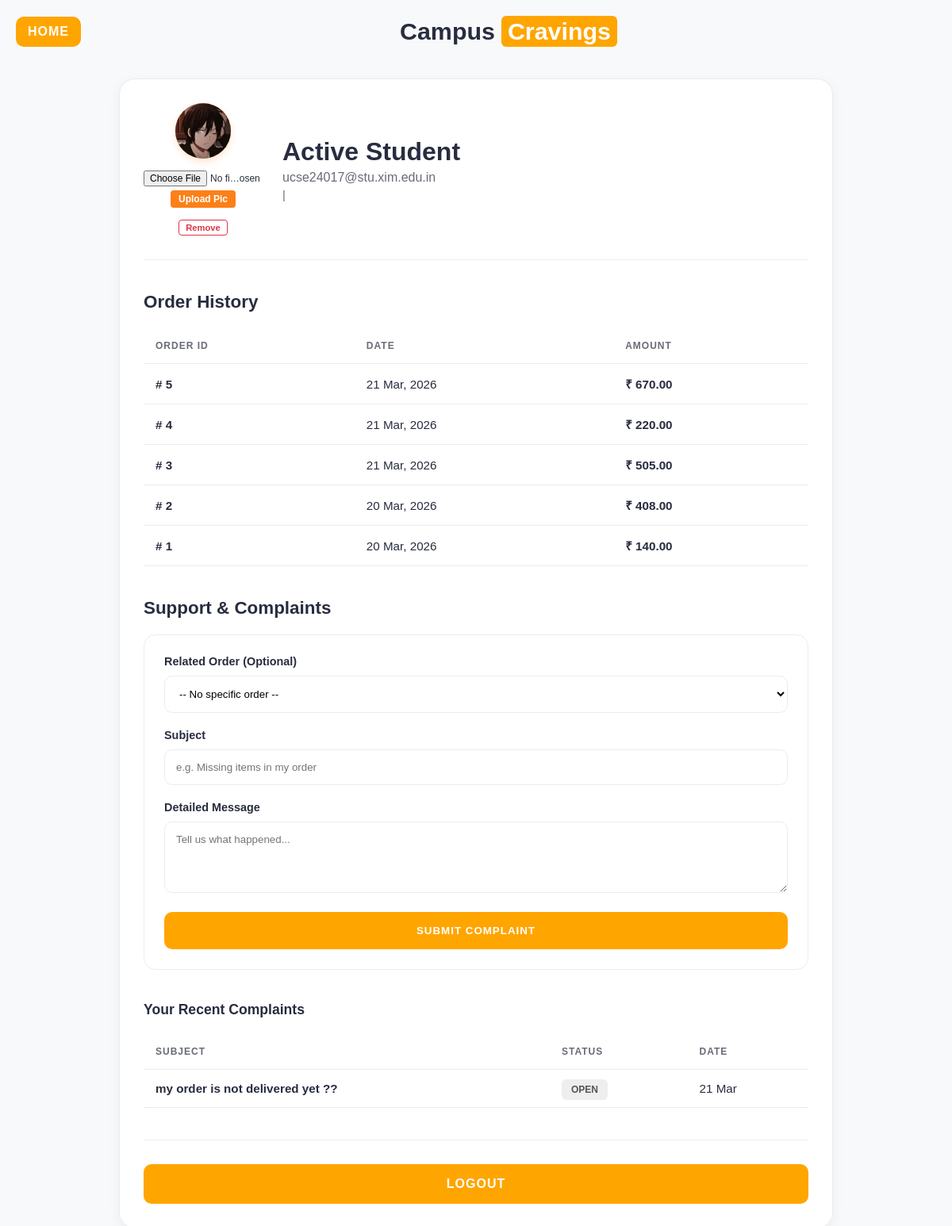
Screenshot of /profile.php (signed in) with the database file from the repository.
### tables this page shows
CREATE TABLE `users` (
  `id` int(11) NOT NULL,
  `name` varchar(100) NOT NULL,
  `email` varchar(100) NOT NULL,
  `course` varchar(100) DEFAULT NULL,
  `rollno` varchar(50) DEFAULT NULL,
  `password` varchar(255) NOT NULL,
  `role` enum('student','restaurant','admin') DEFAULT 'student',
  `phone` varchar(20) DEFAULT NULL,
  `created_at` timestamp NOT NULL DEFAULT current_timestamp(),
  `profile_picture` varchar(255) DEFAULT 'default.jpeg'
);

CREATE TABLE `orders` (
  `id` int(11) NOT NULL,
  `user_id` int(11) DEFAULT NULL,
  `restaurant_id` int(11) DEFAULT NULL,
  `total_amount` decimal(10,2) NOT NULL,
  `status` enum('Pending','Preparing','Out for Delivery','Delivered','Cancelled') DEFAULT 'Pending',
  `order_date` timestamp NOT NULL DEFAULT current_timestamp()
);

CREATE TABLE `complaints` (
  `id` int(11) NOT NULL,
  `user_id` int(11) DEFAULT NULL,
  `order_id` int(11) DEFAULT NULL,
  `subject` varchar(255) DEFAULT NULL,
  `message` text DEFAULT NULL,
  `status` enum('Open','Resolved') DEFAULT 'Open',
  `created_at` timestamp NOT NULL DEFAULT current_timestamp()
);

### profile.php (the view, shortened to what this page needs)
<?php
$user_id = null;
if (isset($_SESSION['user_id'])) {
    $user_id = $_SESSION['user_id'];
}
else {
    header("Location: login.php");
    exit;
}
require_once 'php/db_connect.php';
$user_query = "SELECT * FROM users WHERE id = '$user_id'";
$user_result = mysqli_query($conn, $user_query);
$user = mysqli_fetch_assoc($user_result);
$order_query = "SELECT * FROM orders WHERE user_id = '$user_id' ORDER BY order_date DESC";
$order_result = mysqli_query($conn, $order_query);
$orders = [];
if ($order_result) {
    while ($row = mysqli_fetch_assoc($order_result)) {
        $orders[] = $row;
    }
}
$complaint_query = "SELECT * FROM complaints WHERE user_id = '$user_id' ORDER BY created_at DESC";
$complaint_result = mysqli_query($conn, $complaint_query);
$complaints = [];
if ($complaint_result) {
    while ($row = mysqli_fetch_assoc($complaint_result)) {
        $complaints[] = $row;
    }
}
?>
<!DOCTYPE html>
<html lang="en">
<head>
    <link rel="stylesheet" href="css/home.css">
    <link rel="stylesheet" href="css/profile.css">
</head>
<body style="background: #ffffff; font-family: 'Outfit', sans-serif;">
    <div class="app-container">
        <header class="app-header">
            <a href="home.php" class="back-link"> Home</a>
            <div class="logo-desktop">Campus<span>Cravings</span></div>
        </header>
        <div class="profile-container">
            <div class="profile-header">
                <div class="profile-avatar-wrapper">
                    <div class="profile-avatar">
                        <?php
$pfp = !empty($user['profile_picture']) ? htmlspecialchars($user['profile_picture']) : 'default.jpeg';
?>
                        <img src="assets/pfp/<?php echo $pfp; ?>" alt="Profile Picture" class="profile-img">
                    </div>
                    <form action="php/update_pfp.php" method="POST" enctype="multipart/form-data"
                        class="pfp-upload-form">
                        <input type="file" name="pfp" accept="image/*" required class="pfp-input">
                        <button type="submit" name="action" value="upload" class="btn-pfp-upload">Upload Pic</button>
                    </form>
                    <?php if ($pfp !== 'default.jpeg'): ?>
                    <form action="php/update_pfp.php" method="POST">
                        <button type="submit" name="action" value="remove" class="btn-pfp-remove">Remove</button>
                    </form>
                    <?php
endif; ?>
                </div>
                <div class="user-meta">
                    <h1>Active Student</h1>
                    <p>
                        <?php echo htmlspecialchars($user['email']); ?>
                    </p>
                    <p class="profile-student-info">
                        <?php echo htmlspecialchars($user['rollno']); ?> |
                    </p>
                </div>
            </div>
            <div class="section-title">
                Order History
            </div>
            <?php if (empty($orders)): ?>
            <div class="empty-orders">
                <p>No orders yet. Your food journey starts here!</p>
            </div>
            <?php
else: ?>
            <table>
                <thead>
                    <tr>
                        <th>Order ID</th>
                        <th>Date</th>
                        <th>Amount</th>
                    </tr>
                </thead>
                <tbody>
                    <?php foreach ($orders as $order): ?>
                    <tr>
                        <td class="fw-bold">#
                            <?php echo $order['id']; ?>
                        </td>
                        <td>
                            <?php echo date('d M, Y', strtotime($order['order_date'])); ?>
                        </td>
                        <td class="fw-bold">₹
                            <?php echo number_format($order['total_amount'], 2); ?>
                        </td>
                    </tr>
                    <?php
    endforeach; ?>
                </tbody>
            </table>
            <?php
endif; ?>
            <div class="section-title">
                Support & Complaints
            </div>
            <div class="complaint-form">
                <form action="php/submit_complaint.php" method="POST">
                    <div class="form-group">
                        <label for="order_id">Related Order (Optional)</label>
                        <select id="order_id" name="order_id">
                            <option value="">-- No specific order --</option>
                        </select>
                    </div>
                    <div class="form-group">
                        <label for="subject">Subject</label>
                        <input type="text" id="subject" name="subject" required
                            placeholder="e.g. Missing items in my order">
                    </div>
                    <div class="form-group">
                        <label for="message">Detailed Message</label>
                        <textarea id="message" name="message" rows="4" required class="complaint-textarea"
                            placeholder="Tell us what happened..."></textarea>
                    </div>
                    <button type="submit" class="btn-submit">Submit Complaint</button>
                </form>
            </div>
            <?php if (!empty($complaints)): ?>
            <div class="section-title complaints-title">Your Recent Complaints</div>
            <table>
                <thead>
                    <tr>
                        <th>Subject</th>
                        <th>Status</th>
                        <th>Date</th>
                    </tr>
                </thead>
                <tbody>
                    <?php foreach ($complaints as $comp): ?>
                    <tr>
                        <td class="complaint-subject">
                            <?php echo htmlspecialchars($comp['subject']); ?>
                        </td>
                        <td><span class="status-badge status-default">
                                <?php echo $comp['status']; ?>
                            </span></td>
                        <td>
                            <?php echo date('d M', strtotime($comp['created_at'])); ?>
                        </td>
                    </tr>
                    <?php
    endforeach; ?>
                </tbody>
            </table>
            <?php
endif; ?>
            <div class="logout-wrapper">
                <a href="logout.php" class="btn-logout">LOGOUT</a>
            </div>
        </div>
    </div>
</body>
</html>

### css/home.css (style rules this page uses)
:root { --bg-main: #f8f9fa; --bg-light: #ffffff; --card-bg: #ffffff; --swiggy-orange: #fc8019; --swiggy-green: #60b246; --text-main: #282c3f; --text-muted: #686b78; --border-light: #e9ecee; --card-shadow: 0 4px 15px rgba(0, 0, 0, 0.05); --bottom-nav-bg: #ffffff; }
* { margin: 0; padding: 0; box-sizing: border-box; font-family: 'Outfit', sans-serif; -webkit-tap-highlight-color: transparent; }
body { background-color: #f8f9fa; color: #282c3f; overflow-x: hidden; }
.app-container { width: 100%; margin: 0 auto; min-height: 100vh; background: #f8f9fa; position: relative; }
.app-header { display: flex; justify-content: space-between; align-items: center; padding: 20px; position: relative; z-index: 100; }
.logo-desktop { display: flex; font-size: 1.9rem; font-weight: 700; align-items: center; gap: 8px; color: #282c3f; }
.logo-desktop span { background: orange; color: #fff; padding: 2px 8px; border-radius: 6px; font-size: 1.9rem; }

### css/profile.css (style rules this page uses)
.profile-container { max-width: 900px; margin: 20px auto; padding: 30px; background: #ffffff; color: #282c3f; border-radius: 20px; box-shadow: 0 4px 15px rgba(0, 0, 0, 0.05); border: 1px solid #e9ecee; }
.profile-header { display: flex; align-items: center; gap: 25px; border-bottom: 1px solid #e9ecee; padding-bottom: 30px; margin-bottom: 30px; }
.profile-avatar { width: 70px; height: 70px; background: #fc8019; border-radius: 50%; display: flex; align-items: center; justify-content: center; font-size: 2rem; font-weight: 800; color: #fff; box-shadow: 0 4px 10px rgba(252, 128, 25, 0.2); overflow: hidden; flex-shrink: 0; }
.user-meta h1 { font-size: 2rem; margin: 0; font-weight: 800; }
.user-meta p { color: #686b78; margin: 5px 0 0; }
.section-title { font-size: 1.4rem; font-weight: 800; margin: 40px 0 20px; display: flex; align-items: center; gap: 12px; color: #282c3f; }
table { width: 100%; border-collapse: collapse; margin-bottom: 30px; }
th, td { text-align: left; padding: 15px; border-bottom: 1px solid #e9ecee; font-size: 0.95rem; }
th { background-color: #ffffff; color: #686b78; font-weight: 700; text-transform: uppercase; font-size: 0.75rem; letter-spacing: 1px; }
.status-badge { padding: 6px 12px; border-radius: 6px; font-size: 0.75rem; font-weight: 800; text-transform: uppercase; }
.complaint-form { background: #ffffff; padding: 25px; border-radius: 15px; border: 1px solid #e9ecee; }
.form-group { margin-bottom: 20px; }
.form-group label { display: block; margin-bottom: 10px; font-weight: 700; font-size: 0.9rem; }
.form-group input, .form-group textarea, .form-group select { width: 100%; padding: 14px; border: 1px solid #e9ecee; border-radius: 10px; font-family: inherit; background: #fff; outline: none; transition: border-color 0.3s; }
.profile-avatar-wrapper { display: flex; flex-direction: column; align-items: center; gap: 15px; }
.profile-img { width: 100%; height: 100%; object-fit: cover; }
.pfp-upload-form { display: flex; flex-direction: column; align-items: center; gap: 5px; }
.pfp-input { font-size: 0.75rem; max-width: 150px; }
.btn-pfp-upload { background: #fc8019; color: white; border: none; padding: 4px 10px; border-radius: 4px; font-weight: 700; cursor: pointer; font-size: 0.75rem; }
.btn-pfp-remove { background: transparent; color: #dc3545; border: 1px solid #dc3545; padding: 3px 8px; border-radius: 4px; font-weight: 700; cursor: pointer; font-size: 0.7rem; }
.profile-student-info { font-size: 0.9rem; }
.fw-bold { font-weight: 700; }
.complaint-textarea { resize: vertical; }
.complaints-title { font-size: 1.1rem; }
.complaint-subject { font-weight: 600; }
.status-default { background: #eee; color: #555; }
.logout-wrapper { margin-top: 40px; border-top: 1px solid #e9ecee; padding-top: 30px; text-align: center; }
.btn-submit, .btn-logout, .back-link { background: orange; color: #fff !important; border: none; padding: 16px; border-radius: 10px; font-weight: 800; cursor: pointer; text-transform: uppercase; letter-spacing: 1px; transition: background 0.3s; text-decoration: none; display: inline-block; box-sizing: border-box; text-align: center; }
.btn-submit, .btn-logout { width: 100%; }
.back-link { padding: 10px 15px; width: auto; }

### rows the page displays
users: profile_picture (picture), email "ucse24017@stu.xim.edu.in"
orders: id "5", order_date "21 Mar, 2026", total_amount "670.00"
orders: id "4", order_date "21 Mar, 2026", total_amount "220.00"
orders: id "3", order_date "21 Mar, 2026", total_amount "505.00"
orders: id "2", order_date "20 Mar, 2026", total_amount "408.00"
orders: id "1", order_date "20 Mar, 2026", total_amount "140.00"
complaints: subject "my order is not delivered yet ??", status "OPEN", created_at "21 Mar"
